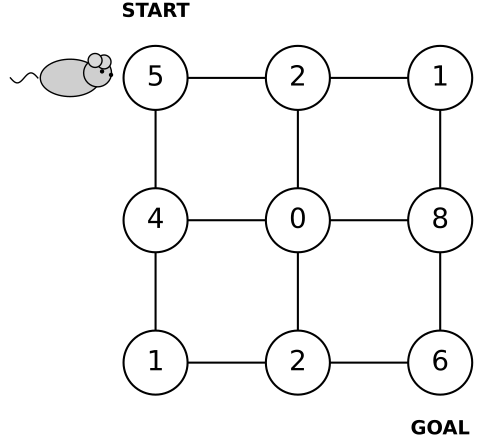

Here is the Python script that generated this plot:
import numpy as np
import matplotlib.pyplot as plt
from matplotlib.patches import Circle, Ellipse

def draw_mouse(ax, x, y, s=0.35):
    """Refined mouse drawing based on your provided style."""
    body = Ellipse((x, y), width=1.2*s, height=0.75*s,
                   facecolor="#cfcfcf", edgecolor="black", lw=1, zorder=10)
    head = Circle((x + 0.55*s, y + 0.10*s), radius=0.28*s,
                  facecolor="#cfcfcf", edgecolor="black", lw=1, zorder=10)
    ear1 = Circle((x + 0.68*s, y + 0.32*s), radius=0.14*s,
                  facecolor="#d9d9d9", edgecolor="black", lw=1, zorder=10)
    ear2 = Circle((x + 0.50*s, y + 0.35*s), radius=0.14*s,
                  facecolor="#d9d9d9", edgecolor="black", lw=1, zorder=10)
    eye = Circle((x + 0.64*s, y + 0.13*s), radius=0.03*s,
                 facecolor="black", edgecolor="black", zorder=11)
    nose = Circle((x + 0.82*s, y + 0.06*s), radius=0.03*s,
                  facecolor="black", edgecolor="black", zorder=11)

    for p in (body, head, ear1, ear2, eye, nose):
        ax.add_patch(p)

    t = np.linspace(0, 1, 60)
    tail_x = x - 0.65*s - 0.55*s*t
    tail_y = y + 0.10*s*np.sin(2*np.pi*t)
    ax.plot(tail_x, tail_y, color="black", lw=1, zorder=9)

def make_grid_maze(save_path="grid_maze.pdf", show=True):
    # Rewards matrix: [5, 2, 1; 4, 0, 8; 1, 2, 6]
    # In matplotlib, row 0 is usually at the bottom, so we reverse for visual top-down match
    rewards = np.array([[5, 2, 1],
                        [4, 0, 8],
                        [1, 2, 6]])
    
    rows, cols = rewards.shape
    fig, ax = plt.subplots(figsize=(6, 6))

    # Grid settings
    spacing = 2.0
    node_radius = 0.45

    # 1. Draw Edges first (so they sit behind nodes)
    for r in range(rows):
        for c in range(cols):
            x, y = c * spacing, (rows - 1 - r) * spacing
            # Horizontal edge
            if c < cols - 1:
                ax.plot([x, x + spacing], [y, y], color="black", lw=1.5, zorder=1)
            # Vertical edge
            if r < rows - 1:
                ax.plot([x, x], [y, y - spacing], color="black", lw=1.5, zorder=1)

    # 2. Draw Nodes and Rewards
    for r in range(rows):
        for c in range(cols):
            x, y = c * spacing, (rows - 1 - r) * spacing
            
            # Draw node circle
            circle = Circle((x, y), radius=node_radius, facecolor="white", 
                            edgecolor="black", lw=1.5, zorder=2)
            ax.add_patch(circle)
            
            # Draw reward value inside
            ax.text(x, y, str(rewards[r, c]), ha="center", va="center", 
                    fontsize=20, zorder=3)

    # 3. Add 'Start' and 'Goal' labels
    # Start: Top-left (0, 2*spacing)
    ax.text(0, (rows-1)*spacing + 0.8, "START", ha="center", va="bottom", 
            fontsize=14, fontweight="bold")
    
    # Goal: Bottom-right (2*spacing, 0)
    ax.text((cols-1)*spacing, -0.8, "GOAL", ha="center", va="top", 
            fontsize=14, fontweight="bold")

    # 4. Draw Mouse near Start
    # Positioned to the left of the start node to avoid overlap
    mouse_x = -1.2
    mouse_y = (rows - 1) * spacing
    draw_mouse(ax, mouse_x, mouse_y, s=0.7)

    # Final Styling
    ax.set_aspect("equal")
    ax.axis("off")
    
    # Padding the limits to fit labels and mouse
    ax.set_xlim(-2.5, (cols-1)*spacing + 1.5)
    ax.set_ylim(-1.5, (rows-1)*spacing + 1.5)

    plt.tight_layout()
    plt.savefig(save_path, bbox_inches="tight")
    if show:
        plt.show()
    plt.close(fig)

if __name__ == "__main__":
    make_grid_maze(save_path="dp_maze_square_3by3.pdf")
